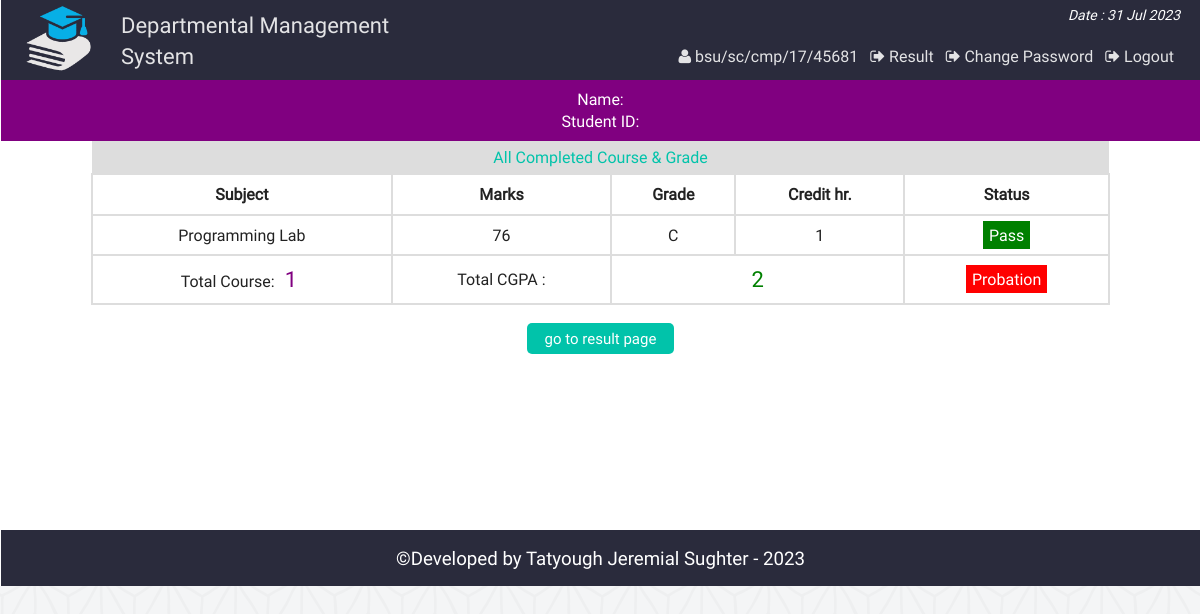
Screenshot of /view_single_cgpa.php (signed in) with the database file from the repository.
### tables this page shows
CREATE TABLE `result` (
  `id` int(11) NOT NULL,
  `st_id` int(11) NOT NULL,
  `marks` int(5) NOT NULL,
  `sub` varchar(50) NOT NULL,
  `semester` varchar(20) NOT NULL
);

### php/functions.php (called while the page is built, shortened)
<?php
class login_registration_class{
	public function view_cgpa($stid){
		global $conn;
		$sql = "select * from result where st_id='$stid'";
		$result = $conn->query($sql);
		return $result;
	}
};
?>

### view_single_cgpa.php (the view, shortened to what this page needs)
<?php
	require "php/config.php";
	require_once "php/functions.php";
	$user = new login_registration_class();
?>
<?php
include "php/headertop.php";
?>
<div class="all_student fix">
		<?php
		function credit_hour($x){
			if($x=="DBMS") return 3;
			elseif($x == "DBMS Lab") return 1;
			elseif($x == "Mathematics") return 4;
			elseif($x == "Programming") return 3;
			elseif($x == "Programming Lab") return 1;
			elseif($x == "English") return 4;
			elseif($x == "Physics") return 3;
			elseif($x == "Chemistry") return 3;
			elseif($x == "Psychology") return 3;
		}
		function grade_point($gd){
			if($gd<60) return 0;
			elseif($gd>=60 && $gd<70) return 1;
			elseif($gd>=70 && $gd<80) return 2;
			elseif($gd>=80 && $gd<90) return 3;
			elseif($gd>=90 && $gd<=100) return 4;
		}
		?>
	<div class="fix">
	<p style="text-align:center;color:#fff;background:purple;margin:0;padding:8px;"><?php echo "Name: ".$name."<br>Student ID: " . $stid; ?></p>
	</div>
<div  class="fix">
	<p style='text-align:center;background:#ddd;color:#01C3AA;padding:5px;width:84%;margin:0 auto'>All Completed Course & Grade</p>
</div>
	<?php
			$i=0;
			$ch = 0;
			$gp = 0;
				$get_result = $user->view_cgpa($stid);
				if($get_result && ($get_result->num_rows)>0){
			?>
				<table class="tab_two" style="text-align:center;width:85%;margin:0 auto">
					<th>Subject</th>
					<th>Marks</th>
					<th>Grade</th>
					<th>Credit hr.</th>
					<th>Status</th>
		<?php
				while($rows = $get_result->fetch_assoc()){
				$i++;
				$ch = $ch + credit_hour($rows['sub']);
		?>
			<tr>
				<td><?php echo $rows['sub']; ?></td>
				<td><?php echo $rows['marks']; ?></td>
				<td>
				<?php
					$mark = $rows['marks'];
					if($mark<60){echo "F";}
					elseif($mark>=60 && $mark<70){echo "D";}
					elseif($mark>=70 && $mark<80){echo "C";}
					elseif($mark>=80 && $mark<90){echo "B";}
					elseif($mark>=90 && $mark<=100){echo "A";}
					$gp = $gp + (credit_hour($rows['sub']) * grade_point($rows['marks']));
				?>
				</td>
				<td><?php echo credit_hour($rows['sub']); ?></td>
				<td>
				<?php
					$stat = $rows['marks'];
					if($stat<60){
						echo "<span style='background:red;padding:3px 11px;color:#fff;'>Fail</span>";
					}elseif($stat>=60 && $stat<70){
						echo "<span style='background:yellow'>Retake</span>";
					}else{
						echo "<span style='background:green;padding:3px 6px;color:#fff;'>Pass</span>";
					}
				?>
				</td>
			</tr>
			<?php } ?>
			<tr>
			<td><?php echo "Total Course: <span style='color:#800080;padding:3px 6px;font-size:22px'>".$i."</span>"; ?></td>
				<td colspan="1">Total CGPA : </td>
				<td colspan="2">
				<?php
				$sg = $gp/$ch;
				echo "<span style='color:green;padding:3px 6px;font-size:22px'>" . round($sg,2) . "</span>"; ?>
				</td>
				<td>
					<?php
						if($sg>=3.5){
							echo "<span style='background:purple;padding:3px 6px;color:#fff;'>Excellent";
						}elseif($sg>=3.0 && $sg<3.5){
							echo "<span style='background:green;padding:3px 6px;color:#fff;'>Good";
						}elseif($sg>=2.5 && $sg<3.0){
							echo "<span style='background:gray;padding:3px 6px;color:#fff;'>Average";
						}else{
							echo "<span style='background:red;padding:3px 6px;color:#fff;'>Probation";
						}
					?>
				</td>
			</tr>
		</table>
		<?php
			}
			else{
				echo  "<p style='color:red;text-align:center'>Nothing Found</p>";
				}
		?>
		<div class="back fix">
			<p style="text-align:center"><a href="view_single_result.php?vr=<?php echo $stid?>&vn=<?php echo $name?>"><button class="editbtn">go to result page</button></a></p>
		</div>
</div>
<?php include "php/footerbottom.php";?>

### css/main.css (style rules this page uses)
html { color: #222; font-size: 1em; line-height: 1.4; }
a { text-decoration:none; }
.fix { overflow:hidden; }
body { font-family:roboto !important; background:url(../img/ptrn.png) repeat fixed; }
.st_reg th, td { padding: 8px; }
.editbtn { background-color: #01C3AA; border: none; border-radius:5px; color: white; padding: 5px 18px; text-align: center; text-decoration: none; display: inline-block; font-size: 15px; margin: 2px 1px; cursor: pointer; }
.all_student { min-height:450px; }
table.att_tab tr,td,th { border:2px solid #ddd; border-collapse:collapse; padding:8px; }

### rows the page displays
result: sub "Programming Lab", marks "76", shows "C", sub "1", shows "Pass"

### other values shown
$sid "bsu/sc/cmp/17/45681"
$i "1"
$sg "2"
